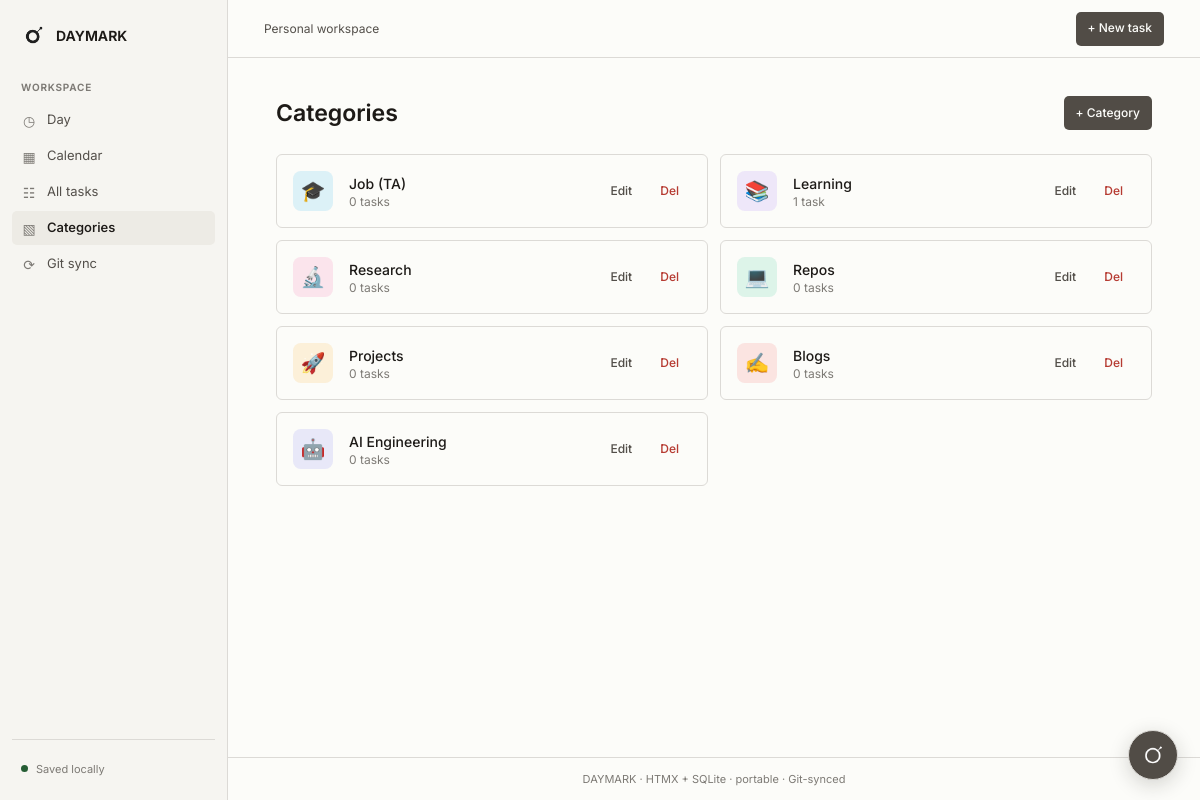
The page /categories on the database its author committed.
### tables this page shows
CREATE TABLE categories (
            id INTEGER PRIMARY KEY AUTOINCREMENT,
            name TEXT NOT NULL UNIQUE,
            color TEXT DEFAULT '#6366f1',
            icon TEXT DEFAULT '📁',
            sort_order INTEGER DEFAULT 0,
            created_at TEXT DEFAULT (datetime('now'))
        );

### app.py (the view)
@app.route("/categories")
def categories_list():
    db = get_db()
    cats = db.execute("""
        SELECT c.*, COUNT(t.id) as task_count
        FROM categories c
        LEFT JOIN tasks t ON t.category_id = c.id
        GROUP BY c.id
        ORDER BY c.sort_order, c.name
    """).fetchall()
    return render_template("categories.html", categories=cats)

### app.py (called while the page is built)
def get_db():
    if "db" not in g:
        DATA_DIR.mkdir(exist_ok=True)
        g.db = sqlite3.connect(DB_PATH)
        g.db.row_factory = sqlite3.Row
        g.db.execute("PRAGMA foreign_keys = ON")
    return g.db

@app.before_request
def ensure_db():
    init_db()

### templates/categories.html (shortened to what this page needs)
{% extends "base.html" %}
{% block content %}
<div class="flex flex-col sm:flex-row sm:items-center justify-between gap-4 mb-6">
  <h1 class="page-heading">Categories</h1>
  <a href="{{ url_for('category_new') }}" class="btn btn-primary">+ Category</a>
</div>
<div class="grid gap-3 sm:grid-cols-2">
  {% for c in categories %}
    <div class="card category-card p-4 flex items-center gap-4">
      <div class="w-10 h-10 rounded-lg flex items-center justify-center text-xl"
           style="background: {{ c.color }}22">
        {{ c.icon }}
      </div>
      <div class="flex-1 min-w-0">
        <div class="font-medium">{{ c.name }}</div>
        <div class="text-xs text-muted">{{ c.task_count }} task{{ 's' if c.task_count != 1 else '' }}</div>
      </div>
      <div class="flex gap-1">
        <a href="{{ url_for('category_edit', cid=c.id) }}" class="btn btn-ghost text-xs">Edit</a>
        <form method="post" action="{{ url_for('category_delete', cid=c.id) }}"
              onsubmit="return confirm('Delete category? Tasks will keep going but lose the tag.')">
          <button type="submit" class="btn btn-danger text-xs">Del</button>
        </form>
      </div>
    </div>
  {% else %}
    <div class="empty-state text-muted col-span-2">
      No categories yet.
    </div>
  {% endfor %}
</div>
{% endblock %}

### static/app.css (style rules this page uses)
:root { color-scheme: light; --color-paper: oklch(99% 0.004 95); --color-paper-2: oklch(97% 0.006 95); --color-paper-3: oklch(94% 0.008 95); --color-ink: oklch(22% 0.008 75); --color-ink-2: oklch(43% 0.009 75); --color-muted: oklch(58% 0.008 75); --color-rule: oklch(89% 0.006 85); --color-accent: oklch(42% 0.012 75); --color-accent-hover: oklch(32% 0.012 75); --color-accent-soft: oklch(95% 0.006 75); --color-focus: oklch(61% 0.13 25); --color-focus-ring: oklch(61% 0.13 25 / 14%); --color-selection: oklch(92% 0.035 25); --color-rule-hover: oklch(81% 0.008 85); --color-input-hover: oklch(79% 0.008 85); --color-success-rule: oklch(87% 0.04 150); --color-danger-rule: oklch(88% 0.04 25); --color-danger: oklch(53% 0.16 28); --color-danger-soft: oklch(96% 0.025 25); --color-success: oklch(43% 0.09 150); --color-success-soft: oklch(96% 0.025 150); --color-warning: oklch(49% 0.1 75); --color-warning-soft: oklch(97% 0.025 85); --color-status-todo: oklch(52% 0.012 75); --color-status-doing: oklch(52% 0.1 75); --color-status-done: oklch(44% 0.09 150); --color-status-blocked: oklch(53% 0.14 28); --font-display: 'Inter', sans-serif; --font-body: 'Inter', sans-serif; --font-mono: ui-monospace, 'Cascadia Code', 'Segoe UI Mono', monospace; --space-2xs: 0.25rem; --space-xs: 0.5rem; --space-sm: 0.75rem; --space-md: 1rem; --space-lg: 1.5rem; --space-xl: 2rem; --space-2xl: 3rem; --radius-control: 5px; --radius-surface: 6px; --ease-out: cubic-bezier(0.16, 1, 0.3, 1); --dur-short: 150ms; }
* { box-sizing: border-box; }
html, body { min-height: 100%; overflow-x: clip; }
body { margin: 0; background: var(--color-paper); color: var(--color-ink); font-family: var(--font-body); font-size: 14px; line-height: 1.5; -webkit-font-smoothing: antialiased; }
button, input, select, textarea { font: inherit; }
a { color: inherit; text-decoration: none; }
button, a, input, select, textarea { -webkit-tap-highlight-color: transparent; }
.page-heading { margin: 0; color: var(--color-ink); font-family: var(--font-display); font-size: 23px; font-weight: 620; line-height: 1.25; letter-spacing: 0; overflow-wrap: anywhere; }
.text-muted { color: var(--color-muted) !important; }
.card { background: var(--color-paper); border: 1px solid var(--color-rule); border-radius: var(--radius-surface); }
.btn { display: inline-flex; align-items: center; justify-content: center; gap: 6px; min-height: 34px; padding: 6px 11px; border: 1px solid transparent; border-radius: var(--radius-control); color: var(--color-ink-2); background: transparent; font-size: 12px; font-weight: 520; line-height: 1.2; white-space: nowrap; cursor: pointer; transition: color var(--dur-short) ease, background var(--dur-short) ease, border-color var(--dur-short) ease; }
.btn-primary { color: var(--color-paper); background: var(--color-accent); }
.btn-ghost { color: var(--color-ink-2); }
.btn-danger { color: var(--color-danger); }
.category-card { min-width: 0; transition: border-color var(--dur-short) ease, background var(--dur-short) ease; }

### rows shown on the page
categories: icon "🎓", name "Job (TA)", task_count "0", task_count "s"
categories: icon "📚", name "Learning", task_count "1"
categories: icon "🔬", name "Research", task_count "0", task_count "s"
categories: icon "💻", name "Repos", task_count "0", task_count "s"
categories: icon "🚀", name "Projects", task_count "0", task_count "s"
categories: icon "✍️", name "Blogs", task_count "0", task_count "s"
categories: icon "🤖", name "AI Engineering", task_count "0", task_count "s"
